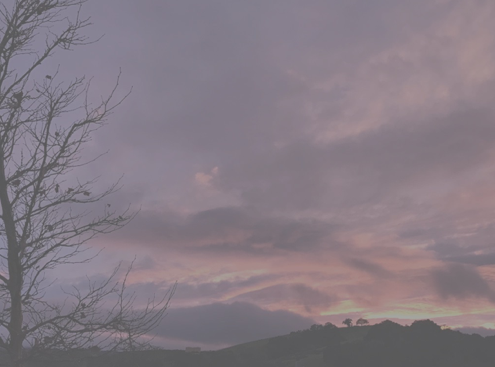
//> input picture opencvtry/tst.png, 495 x 367 px
$ ./try   (built with g++ and OpenCV 4)
//> lines starting //> are read from the running program, lines starting //| are printed output that depends on the picture
#include <iostream>
#include <opencv2/opencv.hpp>

using namespace std;
using namespace cv;
Mat calc_histogram(Mat scr) {
    Mat hist;
    hist = Mat::zeros(256, 1, CV_32F);
    scr.convertTo(scr, CV_32F);
    double value = 0;
    for (int i = 0; i < scr.rows; i++)
    {
        for (int j = 0; j < scr.cols; j++)
        {
            value = scr.at<float>(i, j);
            hist.at<float>(value) = hist.at<float>(value) + 1;
        }
    }
    return hist;
}


void gammaTransformation( Mat 	src,Mat& dst,  double gamma)
 {

    double c, r_min, r_max;
    minMaxLoc(src, &r_min, &r_max);
    c = 255 / pow(r_max, gamma);
    src.convertTo(src, CV_32F);
    pow(src, gamma, dst);
    dst = c * dst;
    dst.convertTo(dst, CV_8UC1);
}

void plot_histogram(Mat histogram) {
    Mat histogram_image(495, 367, CV_8UC3, Scalar(0, 0, 0));
    Mat normalized_histogram;
    normalize(histogram, normalized_histogram, 0, 495, NORM_MINMAX, -1, Mat());

    for (int i = 0; i < 256; i++)
    {
        rectangle(histogram_image, Point(2 * i, histogram_image.rows - normalized_histogram.at<float>(i)),
            Point(2 * (i + 1), histogram_image.rows), Scalar(255, 0, 0));
    }

    namedWindow("Histogram", WINDOW_NORMAL);
    imshow("Histogram", histogram_image);
    waitKey(0);

}
//but i didnt need it
void log_transformation(Mat scr, Mat& dst) {
    double c;
    double r_min, r_max;

    // determine max value in the input image
    minMaxLoc(scr, &r_min, &r_max);
    c = 255 / log(r_max + 1);
    scr.convertTo(scr, CV_32F);
    scr = scr + 1;
    log(scr, dst);
    dst = c * dst;
    dst.convertTo(dst, CV_8UC1);
}

int main() {
    //read a color image
    Mat colorMat = imread("tst.png");
//> colorMat is the input picture: 367 rows x 495 cols, CV_8UC3; mean B, G, R 131.8, 122.7, 133.1
    //namedWindow("color image", WINDOW_NORMAL);
    imshow("color image", colorMat);
    //convert it to gray scale
    Mat greyMat;
    cvtColor(colorMat, greyMat, COLOR_BGR2GRAY);
    imshow("gray image", greyMat);
    //show the histogram of the image
    Mat histogram1 = calc_histogram(greyMat);
//> the loop in calc_histogram, `for (int i = 0; i < scr.rows; i++)` made 367 passes
//> value on passes 1 to 3: 138, 138, 138
//> after the loop in calc_histogram, `for (int i = 0; i < scr.rows; i++)`: value = 90; hist = 256 values, max 8272 at index 127, min 0 at index 0, mean 709.6
//> histogram1 has the same summary as hist in calc_histogram
   //  plot_histogram(histogram1);

    //values to recognize the shape of histogram
    cout << "Histogram is\n";
    for (int i = 0; i < histogram1.rows; i++)
        cout << i << " is " << histogram1.at<int>(i, 0) << "\t";
//> this loop made 256 passes
//| 0 is 0	1 is 0	2 is 0	3 is 0	4 is 0	5 is 0	6 is 0	7 is 0
//> (output is shown up to pass 8 of 256)


    //Enhance automatically using histogram equalization
    Mat dst;
    equalizeHist(greyMat, dst);
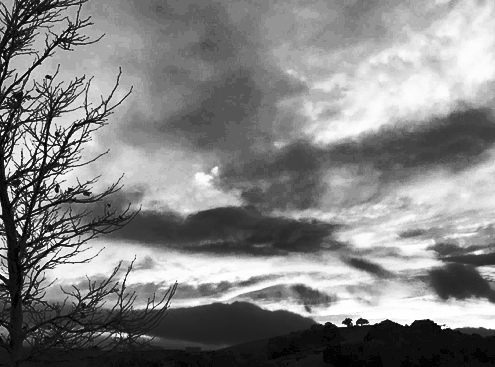
//> dst: 367 rows x 495 cols, CV_8UC1; min 0, max 255, mean 131.1
    imshow("Equalized image", dst);

   //using  power transformation function
    Mat img_gamma;
    double gamma = 2.5;
   gammaTransformation(greyMat, img_gamma, gamma);
//> in gammaTransformation, `minMaxLoc(src, &r_min, &r_max);`: r_min = 86; r_max = 165
//> in gammaTransformation, `c = 255 / pow(r_max, gamma);`: c = 0.000729
//> in gammaTransformation, `dst = c * dst;`:
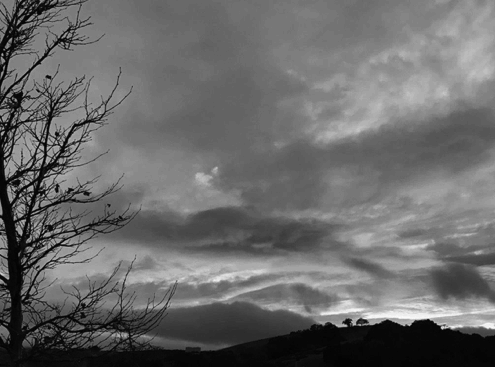
//> dst: 367 rows x 495 cols, CV_32FC1; min 50.01, max 255, mean 135.6; drawn with min black and max white
//> in gammaTransformation, `dst.convertTo(dst, CV_8UC1);`:
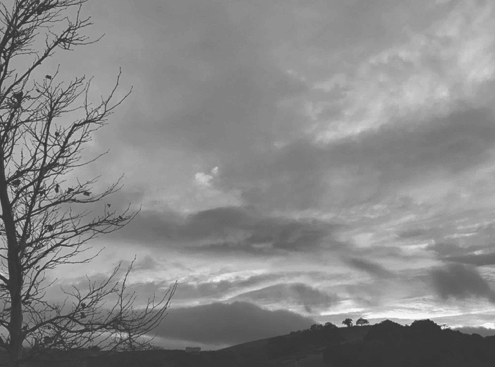
//> dst: 367 rows x 495 cols, CV_8UC1; min 50, max 255, mean 135.6
   namedWindow("gamma", WINDOW_AUTOSIZE);
    imshow("gamma=2.5", img_gamma);

    gamma = 3.5;
    gammaTransformation(greyMat, img_gamma, gamma);
//> call 2 of gammaTransformation, with gamma = 3.5
//> in gammaTransformation (call 2), `c = 255 / pow(r_max, gamma);`: c = 4.42e-06
//> in gammaTransformation (call 2), `dst = c * dst;`:
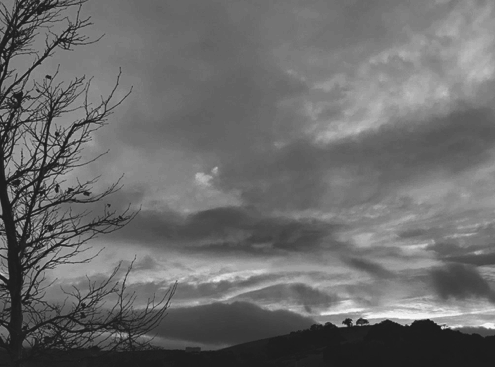
//> dst: 367 rows x 495 cols, CV_32FC1; min 26.07, max 255, mean 107.7
    namedWindow("gamma", WINDOW_AUTOSIZE);
    imshow("gamma=3.5", img_gamma);
    gamma = 4.5;
    gammaTransformation(greyMat, img_gamma, gamma);
//> call 3 of gammaTransformation, with gamma = 4.5
//> in gammaTransformation (call 3), `c = 255 / pow(r_max, gamma);`: c = 2.68e-08
//> in gammaTransformation (call 3), `dst = c * dst;`:
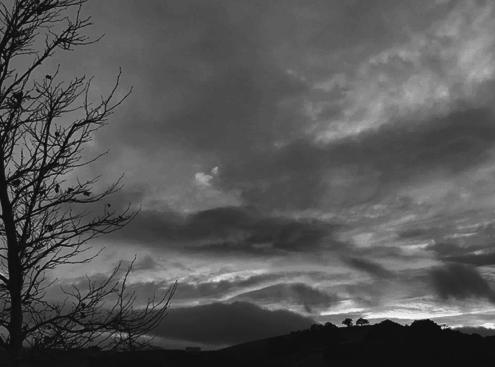
//> dst: 367 rows x 495 cols, CV_32FC1; min 13.59, max 255, mean 86.3
    namedWindow("gamma", WINDOW_AUTOSIZE);
    imshow("gamma=4.5", img_gamma);

   Mat histogram = calc_histogram(img_gamma); // histogram for enhanced img by power func
//> the loop in calc_histogram (call 2), `for (int i = 0; i < scr.rows; i++)` made 367 passes
//> value on passes 1 to 3: 114, 114, 114
//> histogram = 256 values, max 8272 at index 79, min 0 at index 0, mean 709.6
   plot_histogram(histogram);
//> in plot_histogram, `normalize(histogram, normalized_histogram, 0, 495, NORM_MINMAX, -1, Ma..`: normalized_histogram = 256 values, max 495 at index 79, min 0 at index 0, mean 42.46
//> after the loop in plot_histogram, `for (int i = 0; i < 256; i++)`:
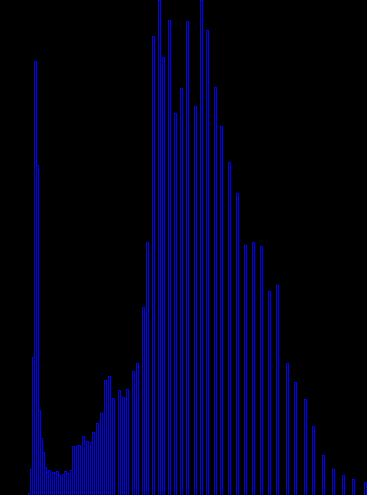
//> histogram_image: 495 rows x 367 cols, CV_8UC3; mean B, G, R 29.1, 0, 0
  waitKey(0);
 return 0;

}
